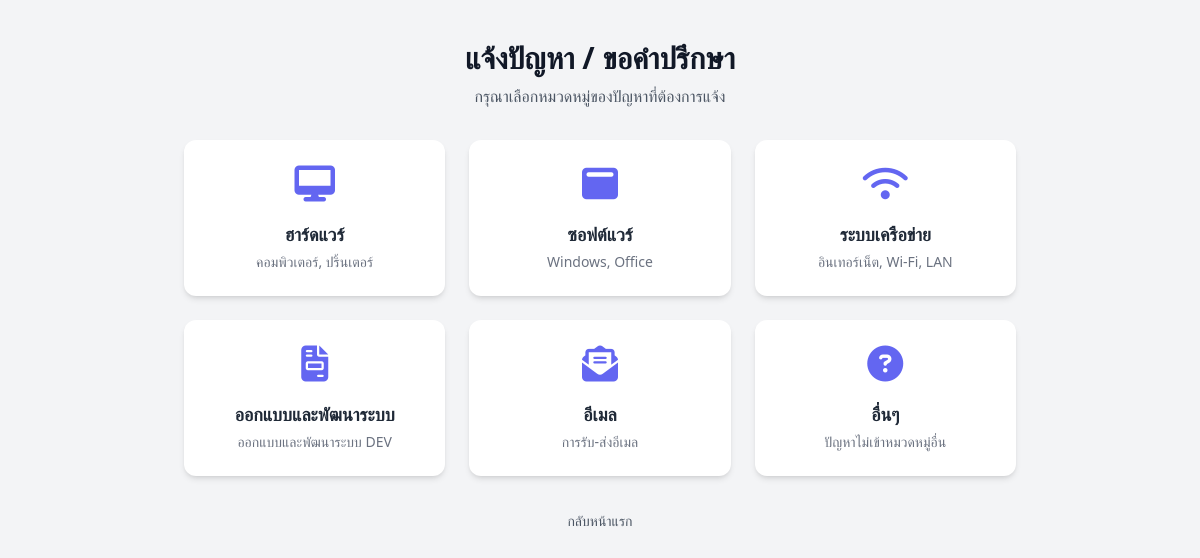
/public_form.php, run on the app's committed database.
### tables this page shows
CREATE TABLE `categories` (
  `id` int(11) NOT NULL,
  `name` varchar(100) NOT NULL,
  `icon` varchar(100) NOT NULL,
  `description` varchar(255) DEFAULT NULL,
  `is_active` tinyint(1) NOT NULL DEFAULT 1,
  `created_at` timestamp NOT NULL DEFAULT current_timestamp()
);

### public_form.php (the view, shortened to what this page needs)
<?php
require_once 'includes/db.php';
$categories_result = $conn->query("SELECT * FROM categories WHERE is_active = 1 ORDER BY id ASC");
$categories = [];
if ($categories_result) {
    while($row = $categories_result->fetch_assoc()) {
        $categories[] = $row;
    }
}
?>
<!DOCTYPE html>
<html lang="th">
<head>
    <script src="https://cdn.tailwindcss.com"></script>
    <link rel="stylesheet" href="https://cdnjs.cloudflare.com/ajax/libs/font-awesome/6.5.1/css/all.min.css">
    <link rel="stylesheet" href="assets/css/style.css">
</head>
<body class="bg-gray-100 font-sans">
    <main class="py-10">
        <div class="max-w-4xl mx-auto sm:px-6 lg:px-8">
            <div id="category-selection-page">
                <div class="text-center">
                    <h1 class="text-3xl font-bold text-gray-900">แจ้งปัญหา / ขอคำปรึกษา</h1>
                    <p class="mt-2 text-gray-600">กรุณาเลือกหมวดหมู่ของปัญหาที่ต้องการแจ้ง</p>
                </div>
                <div id="category-cards" class="grid grid-cols-2 md:grid-cols-3 gap-6 mt-8">
                    <?php foreach ($categories as $cat): ?>
                    <button data-category="<?php echo htmlspecialchars($cat['name']); ?>" data-icon="<?php echo htmlspecialchars($cat['icon']); ?>" class="category-card text-center p-6 bg-white rounded-xl shadow-md hover:shadow-lg hover:bg-indigo-50 transition-all transform hover:-translate-y-1 focus:outline-none focus:ring-2 focus:ring-offset-2 focus:ring-indigo-500">
                        <i class="fa-solid <?php echo $cat['icon']; ?> text-4xl text-indigo-500"></i>
                        <h3 class="mt-4 font-semibold text-lg text-gray-800"><?php echo htmlspecialchars($cat['name']); ?></h3>
                        <p class="mt-1 text-sm text-gray-500"><?php echo htmlspecialchars($cat['description']); ?></p>
                    </button>
                    <?php endforeach; ?>
                </div>
            </div>
        </div>
        <div class="text-center mt-8">
            <a href="index.php" class="text-sm text-gray-600 hover:text-indigo-600">กลับหน้าแรก</a>
        </div>
    </main>
</body>
</html>

### assets/css/style.css (style rules this page uses)
body { font-family: 'Sarabun', sans-serif; background-color: #f7f8fc; }

### data on the page
categories: name "ฮาร์ดแวร์", description "คอมพิวเตอร์, ปริ้นเตอร์"
categories: name "ซอฟต์แวร์", description "Windows, Office"
categories: name "ระบบเครือข่าย", description "อินเทอร์เน็ต, Wi-Fi, LAN"
categories: name "ออกแบบและพัฒนาระบบ", description "ออกแบบและพัฒนาระบบ DEV"
categories: name "อีเมล", description "การรับ-ส่งอีเมล"
categories: name "อื่นๆ", description "ปัญหาไม่เข้าหมวดหมู่อื่น"
